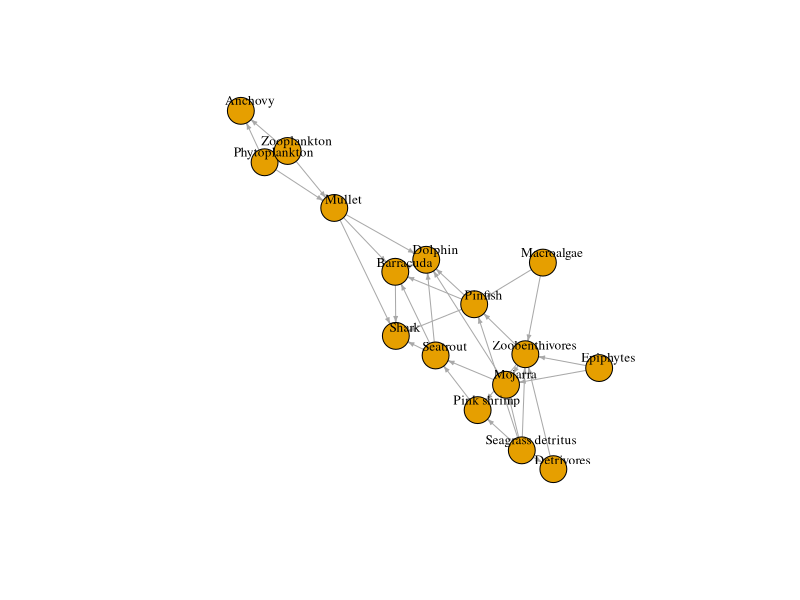
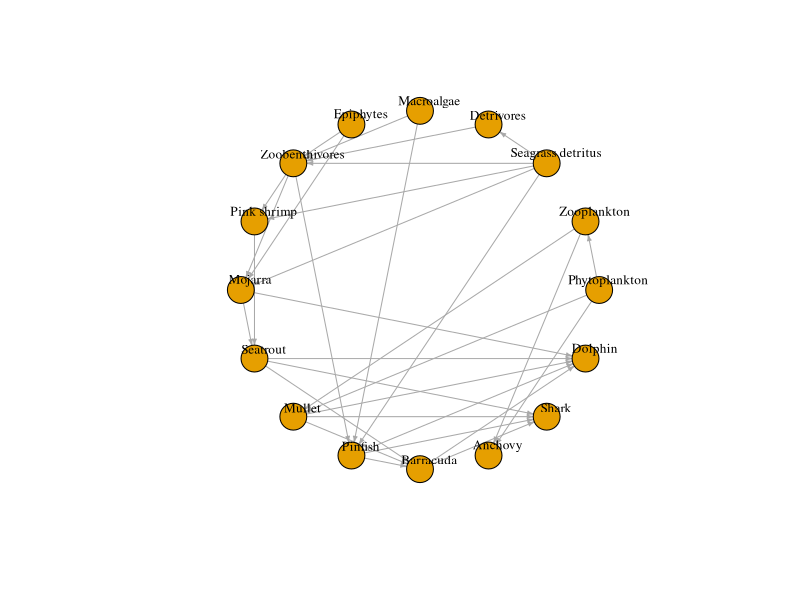
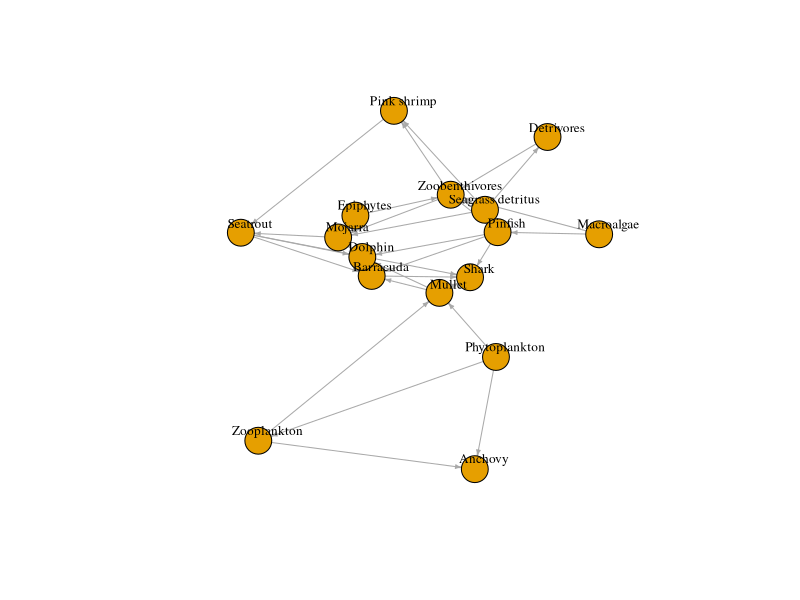
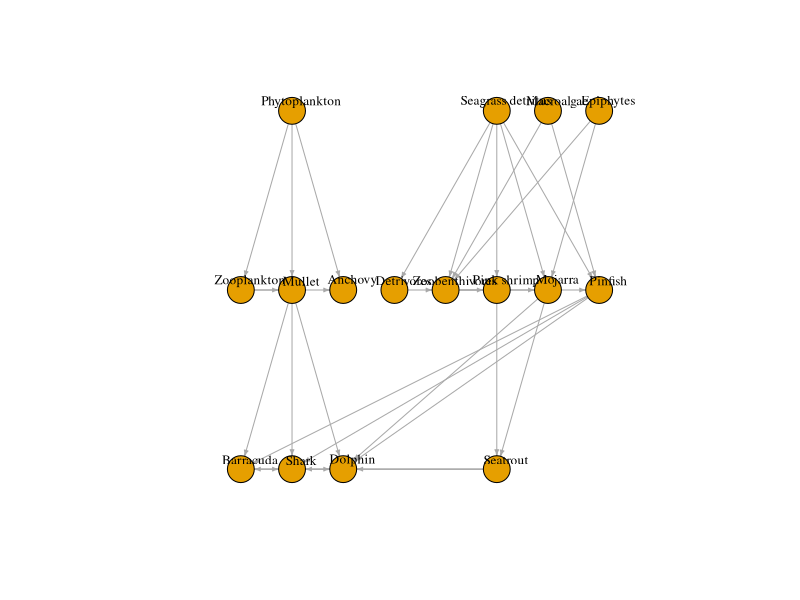
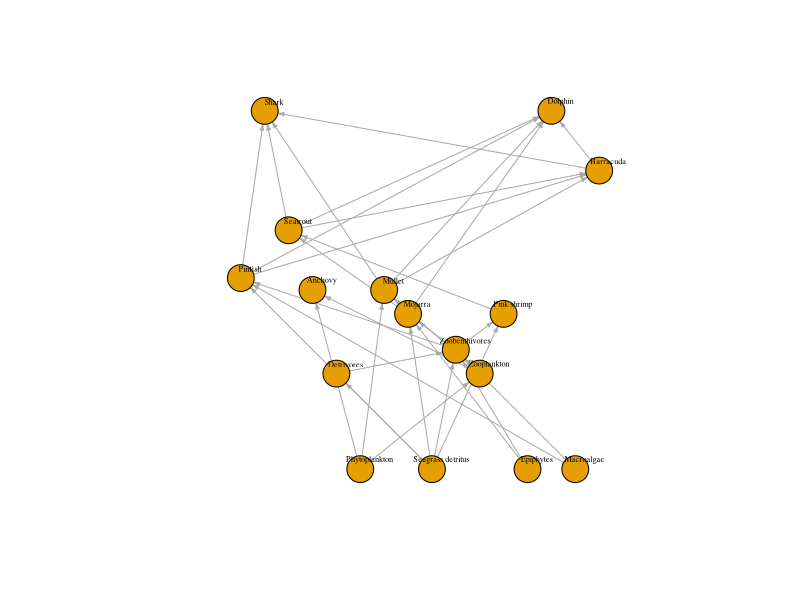
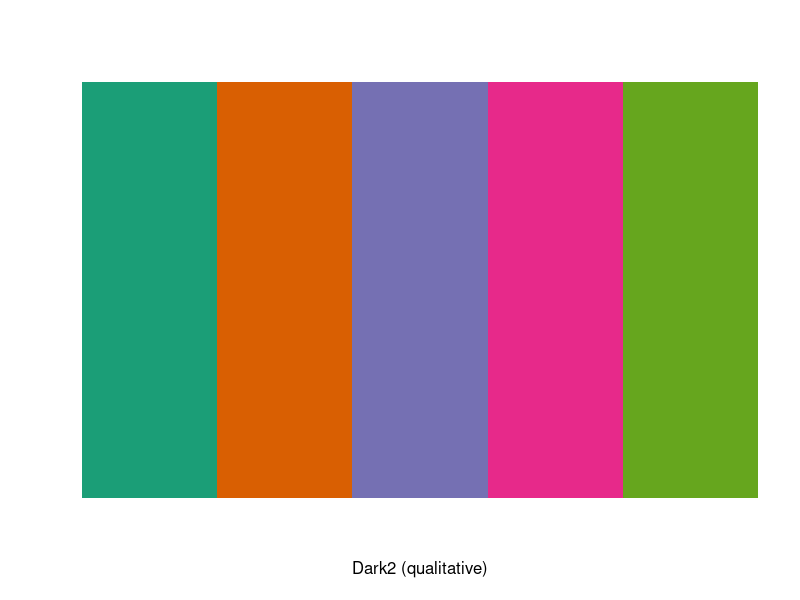
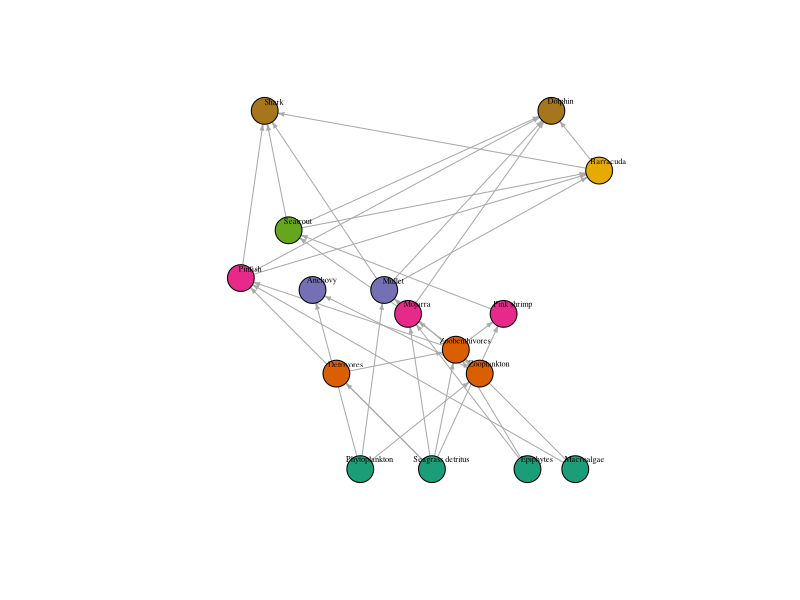
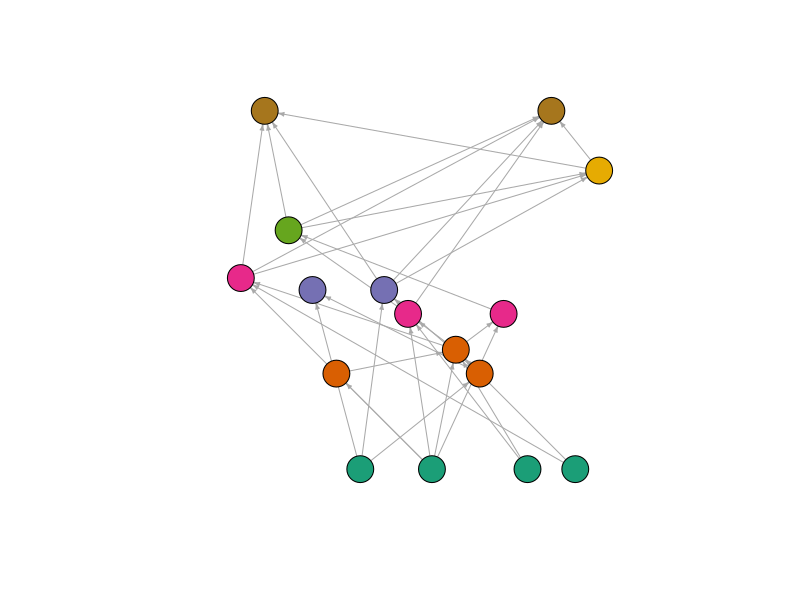

Write R code to recreate these figures, in order.
# """ Workshop 9: Food webs: trophic networks
#     author: BSC 6926 B53
#     date: 11/15/2022"""

# This workshop covers food web analysis using trophic networks.\


## Trophic networks
# Trophic networks represent the connection between species in a food web. In R they take advantage of tools and packages related to network analysis. For these analyses we need information about the species in the food web and the trophic linkages between them. We will use the `igraph` package for these analyses. 
library(tidyverse)
library(igraph)

# load trophic groups
tg = read_csv("data/foodweb_example.csv")

tg

#Trophic links
tl = read_csv("data/trophic_links.csv")

tl

## Setting up data for igraph
#We will use the trophic linkages dataset to define the food web network. `vcount()` displays the number of nodes (or in this case species) in the food web. `ecount()` is the number of trophic linkages in the food web. We can also add properties to the network.
#define a adjacency matrix
tl.net = graph.data.frame(tl, directed = TRUE)

tl.net

#Get info igraph structure
summary(tl.net)
str(tl.net)

# number of nodes
vcount(tl.net)

# number of trophic linkages
ecount(tl.net)

#Change or add new descriptors
V(tl.net)$Species = V(tl.net)$name

# add group names to network
nodes = as.data.frame(V(tl.net)$name)
colnames(nodes) = c("Taxon")
nodes = left_join(nodes, tg, by = "Taxon")

V(tl.net)$FG = nodes$Group
V(tl.net)$TL = nodes$TL

# add weight to the network 
is.weighted(tl.net)
E(tl.net)$weight = E(tl.net)$Weight
is.weighted(tl.net)

# Plotting the network
#Random
plot(tl.net, vertex.label.color="black", vertex.label.dist=1, 
     edge.arrow.size = .3, vertex.label.cex = 0.8)

#Circular
plot(tl.net, vertex.label.color="black", vertex.label.dist=1, 
     edge.arrow.size = .3, vertex.label.cex = 0.8, layout = layout_in_circle)

#Kamada Kawai
plot(tl.net, vertex.label.color="black", vertex.label.dist=1, 
     edge.arrow.size = .3, vertex.label.cex = 0.8, layout = layout_with_kk)

#Tree
plot(tl.net, vertex.label.color="black", vertex.label.dist=1, 
     edge.arrow.size = .3, vertex.label.cex = 0.8, layout = layout_as_tree)

# with trophic level as y
lay = as.matrix(bind_cols(x = sample(1:vcount(tl.net)), y = nodes$TL))

plot(tl.net, vertex.label.color="black", vertex.label.dist=1, 
     edge.arrow.size = .3, vertex.label.cex = 0.5, layout = lay)

# add color to plots
library(RColorBrewer)
display.brewer.pal(5, "Dark2")

my_pal = tibble(col = brewer.pal(7, "Dark2"),
                Group = unique(tg$Group))

nodes = left_join(nodes, my_pal, by = 'Group')

plot(tl.net, vertex.label.color="black", vertex.label.dist=1, 
     edge.arrow.size = .3, vertex.label.cex = 0.5, layout = lay,
     vertex.color = nodes$col, displaylabels = TRUE)

plot(tl.net, vertex.label.color="black",
     edge.arrow.size = .3, layout = lay,
     vertex.color = nodes$col, vertex.label = NA)

# add weight of line to food web
plot(tl.net, vertex.label.color="black",
     edge.arrow.size = .3, layout = lay,
     vertex.color = nodes$col, vertex.label = NA,
     edge.width = E(tl.net)$Weight*8)

# add legend
legend("bottomleft", legend = my_pal$Group, pch = 21, col = "black",
       pt.bg = my_pal$col, pt.cex = 2, cex = .8, bty = "n", ncol = 1)
### Custom functions for plotting
#[Kortsch et al.](https://rfrelat.github.io/BalticFoodWeb.html) created custom functions to take trophic linkages netwrok and automatically plot based on a calculated trophic level that averages based on all of the trophic linkages of the node. 

## functions
trophiclevels = function(net){
  #Get adjacency matrix 
  mat <- get.adjacency(net, sparse=F)
  
  #Detect basal node
  basal <- rownames(subset(mat, apply(mat, 2, sum)==0) & apply(mat, 1, sum)!= 0)
  #Compute the shortest path to basal node
  paths_prey <- suppressWarnings(shortest.paths(graph = net, v= V(net), to = V(net)[basal], 
                                                mode = "in", weights = NULL, algorithm = "unweighted"))
  
  paths_prey[is.infinite(paths_prey)] <- NA
  shortest_paths <- suppressWarnings(as.matrix(apply(paths_prey, 1, min, na.rm=TRUE)))
  #for species with no prey apart of them
  shortest_paths[is.infinite(shortest_paths)] <- NA
  
  # Shortest TL
  sTL <- 1 + shortest_paths
  
  # Compute average prey trophic level
  # inspired from cheddar package calculation
  W <- t(mat)
  rs <- rowSums(W)
  W <- W/matrix(rs, ncol = ncol(W), nrow = nrow(W))
  W[0 == rs, ] <- 0
  I <- diag(ncol(W))
  tl0<-rowSums(I - W)
  result <- tryCatch(solve(I - W), error = function(e) e)
  if ("error" %in% class(result)) {
    avtl <- rep(NA, ncol(pm))
    names(avtl) <- colnames(pm)
  }
  else {
    avtl <- rowSums(result)
  }
  
  # Short-weighted TL is the average between 
  # Shortest TL and average prey TL
  SWTL <- (sTL + avtl)/2
  
  return(SWTL)
}


plotfw = function(net, col=NULL, lab=NULL, size=NULL,
                  nylevel=7, maxsize=10, labcex=0.01,
                  ynum=6, ylab= "Trophic Level", ...){
  n <- vcount(net)
  if (!is.null(col)){
    V(net)$color <- col
  } else{
    V(net)$color <- rainbow(vcount(net))
  }
  if (!is.null(lab)){
    V(net)$name <- lab
  }
  if (!is.null(size)){
    V(net)$size <- size
  } else {
    V(net)$size <- maxsize/2
  }
  
  tl <- trophiclevels(net)
  dgpred <- tl
  
  bks <- c(0.9, seq(1.9, max(tl), length.out = nylevel))
  ynod <- cut(tl, breaks = bks, include.lowest = TRUE, 
              labels = 1:(length(bks)-1))
  
  maxx <- max(table(ynod))
  xnod <- rep(0,n)
  for (i in 1:nylevel){
    l <- sum(ynod==i)
    
    ltr <- (l/maxx)**(1/2)*maxx
    if (l>1) {
      xnod[ynod==i] <- seq(-ltr,ltr,length.out = l)
    } else {
      xnod[ynod==i] <- 0
    }
  }
  
  coo <- cbind(xnod,tl)
  
  #y axis with 1 and continuous axis from 2 to max TL.
  yax <- c(1, seq(2, max(tl), length.out = ynum-1))
  labax <- round(yax, 1)
  #rescale xax between -1 and 1
  laby <- (yax-min(yax))/(max(yax)-min(yax))*2 - 1
  
  plot(net, layout= coo, vertex.label.color="black", 
       vertex.label.cex=labcex, ...)
  axis(2, at = laby, labels = labax)
  mtext(ylab, side = 2, line=2)
  res <- data.frame(coo, "size"= V(net)$size, "color"= V(net)$color)
  names(res) <- c("x", "y", "size", "color")
  row.names(res) <- V(net)$name
  invisible(res)
}

### Plot
plotfw(tl.net, col=nodes$col, size = 10,
       edge.width=0.3, edge.arrow.size=0.3)

## Food web characteristics
#We can calculate different topological metrics that can tell us about the food web

### Species richness
#Species richness ($S$) is the same as the number of nodes. \
#*Note - nodes can also be functional groups and not just species*

S = vcount(tl.net)
S

### Connectance 
#Connectance ($C$) is the proportion of trophic links ($L$) realized out of the maximum number of possible links. Because self-loops (cannibalistic links) were removed, the number of possible links is not $S^2$ as with cannibalism included, but $S∗(S−1)$, therefore
#  C = \frac{L}{S*(S-1)}

C = ecount(tl.net)/(S*(S-1))
C
edge_density(tl.net, loops=F) 

### Generality
#Generality is the number of resources used per taxon (i.e., number of linkages pointing to a node)
# Generality
# Identify predator nodes, i.e. taxa with at least one prey
pred = degree(tl.net, mode="in")>0
# Compute mean generality of the food web, i.e. mean number of prey per predators
G = sum(degree(tl.net, mode="in")[pred])/sum(pred)
G
### Vulnerability

prey = degree(tl.net, mode="out")>0
# Compute the mean vulnerability, i.e. mean number of predators per prey
V = sum(degree(tl.net, mode="out")[prey])/sum(prey)
V
## Seagrass loss
#Let's see how the food web changes once we remove seagrass as a source, similar to large scale seagrass loss. 

tl_noSG = tl %>% 
  filter(Diet != 'Seagrass detritus') 

noSG.net = graph.data.frame(tl_noSG, directed = TRUE)

# add group names to network
nodes_noSG = as.data.frame(V(noSG.net)$name)
colnames(nodes_noSG) = c("Taxon")
nodes_noSG = left_join(nodes_noSG, tg, by = "Taxon") %>% 
  left_join(my_pal, by = 'Group')

V(noSG.net)$FG = nodes_noSG$Group

noSG_pal = brewer.pal(7, "Dark2")
noSG_col = as.factor(get.vertex.attribute(noSG.net, "FG"))

plotfw(tl.net, col=nodes$col, size = 10,
       edge.width=0.3, edge.arrow.size=0.3)

plotfw(noSG.net, col=nodes_noSG$col, size = 10,
       edge.width=0.3, edge.arrow.size=0.3)


# connectance 
edge_density(tl.net, loops=F) 
edge_density(noSG.net, loops = F)

# Generality
# Identify predator nodes, i.e. taxa with at least one prey
pred = degree(tl.net, mode="in")>0
pred_noSG = degree(noSG.net, mode = 'in')>0
# Compute mean generality of the food web, i.e. mean number of prey per predators
sum(degree(tl.net, mode="in")[pred])/sum(pred)
sum(degree(tl.net, mode="in")[pred_noSG])/sum(pred_noSG)

# Vulnerability
prey = degree(tl.net, mode="out")>0
prey_noSG = degree(noSG.net, mode = 'out')>0
# Compute the mean vulnerability, i.e. mean number of predators per prey
sum(degree(tl.net, mode="out")[prey])/sum(prey)
sum(degree(noSG.net, mode="out")[prey_noSG])/sum(prey_noSG)

